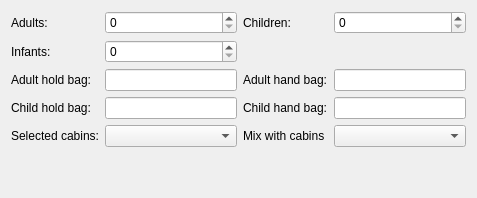
     <widget class="QWidget" name="tab_2">
      <attribute name="title">
       <string>Passangers and luggages</string>
      </attribute>
      <layout class="QVBoxLayout" name="verticalLayout">
       <item>
        <layout class="QGridLayout" name="gridLayout_2">
         <item row="0" column="1">
          <widget class="QSpinBox" name="adults"/>
         </item>
         <item row="2" column="3">
          <widget class="QLineEdit" name="adult_hand_bag"/>
         </item>
         <item row="3" column="0">
          <widget class="QLabel" name="label_20">
           <property name="text">
            <string>Child hold bag:</string>
           </property>
           <property name="buddy">
            <cstring>child_hold_bag</cstring>
           </property>
          </widget>
         </item>
         <item row="2" column="1">
          <widget class="QLineEdit" name="adult_hold_bag"/>
         </item>
         <item row="0" column="2">
          <widget class="QLabel" name="label_15">
           <property name="text">
            <string>Children:</string>
           </property>
           <property name="buddy">
            <cstring>children</cstring>
           </property>
          </widget>
         </item>
         <item row="0" column="0">
          <widget class="QLabel" name="label_14">
           <property name="text">
            <string>Adults:</string>
           </property>
           <property name="buddy">
            <cstring>adults</cstring>
           </property>
          </widget>
         </item>
         <item row="3" column="1">
          <widget class="QLineEdit" name="child_hold_bag"/>
         </item>
         <item row="3" column="3">
          <widget class="QLineEdit" name="child_hand_bag"/>
         </item>
         <item row="1" column="0">
          <widget class="QLabel" name="label_16">
           <property name="text">
            <string>Infants:</string>
           </property>
           <property name="buddy">
            <cstring>infants</cstring>
           </property>
          </widget>
         </item>
         <item row="1" column="1">
          <widget class="QSpinBox" name="infants"/>
         </item>
         <item row="2" column="0">
          <widget class="QLabel" name="label_17">
           <property name="text">
            <string>Adult hold bag:</string>
           </property>
           <property name="buddy">
            <cstring>adult_hold_bag</cstring>
           </property>
          </widget>
         </item>
         <item row="0" column="3">
          <widget class="QSpinBox" name="children"/>
         </item>
         <item row="3" column="2">
          <widget class="QLabel" name="label_19">
           <property name="text">
            <string>Child hand bag:</string>
           </property>
           <property name="buddy">
            <cstring>child_hand_bag</cstring>
           </property>
          </widget>
         </item>
         <item row="2" column="2">
          <widget class="QLabel" name="label_18">
           <property name="text">
            <string>Adult hand bag:</string>
           </property>
           <property name="buddy">
            <cstring>adult_hand_bag</cstring>
           </property>
          </widget>
         </item>
         <item row="4" column="0">
          <widget class="QLabel" name="label_21">
           <property name="text">
            <string>Selected cabins:</string>
           </property>
           <property name="buddy">
            <cstring>selected_cabins</cstring>
           </property>
          </widget>
         </item>
         <item row="4" column="1">
          <widget class="QComboBox" name="selected_cabins">
           <item>
            <property name="text">
             <string/>
            </property>
           </item>
           <item>
            <property name="text">
             <string>Economy</string>
            </property>
           </item>
           <item>
            <property name="text">
             <string>Economy premium</string>
            </property>
           </item>
           <item>
            <property name="text">
             <string>Business</string>
            </property>
           </item>
           <item>
            <property name="text">
             <string>First class</string>
            </property>
           </item>
          </widget>
         </item>
         <item row="4" column="2">
          <widget class="QLabel" name="label_22">
           <property name="text">
            <string>Mix with cabins</string>
           </property>
           <property name="buddy">
            <cstring>mix_with_cabins</cstring>
           </property>
          </widget>
         </item>
         <item row="4" column="3">
          <widget class="QComboBox" name="mix_with_cabins">
           <item>
            <property name="text">
             <string/>
            </property>
           </item>
           <item>
            <property name="text">
             <string>Economy</string>
            </property>
           </item>
           <item>
            <property name="text">
             <string>Economy premium</string>
            </property>
           </item>
           <item>
            <property name="text">
             <string>Business</string>
            </property>
           </item>
           <item>
            <property name="text">
             <string>First class</string>
            </property>
           </item>
          </widget>
         </item>
        </layout>
       </item>
       <item>
        <spacer name="verticalSpacer">
         <property name="orientation">
          <enum>Qt::Vertical</enum>
         </property>
         <property name="sizeHint" stdset="0">
          <size>
           <width>20</width>
           <height>40</height>
          </size>
         </property>
        </spacer>
       </item>
      </layout>
     </widget>
